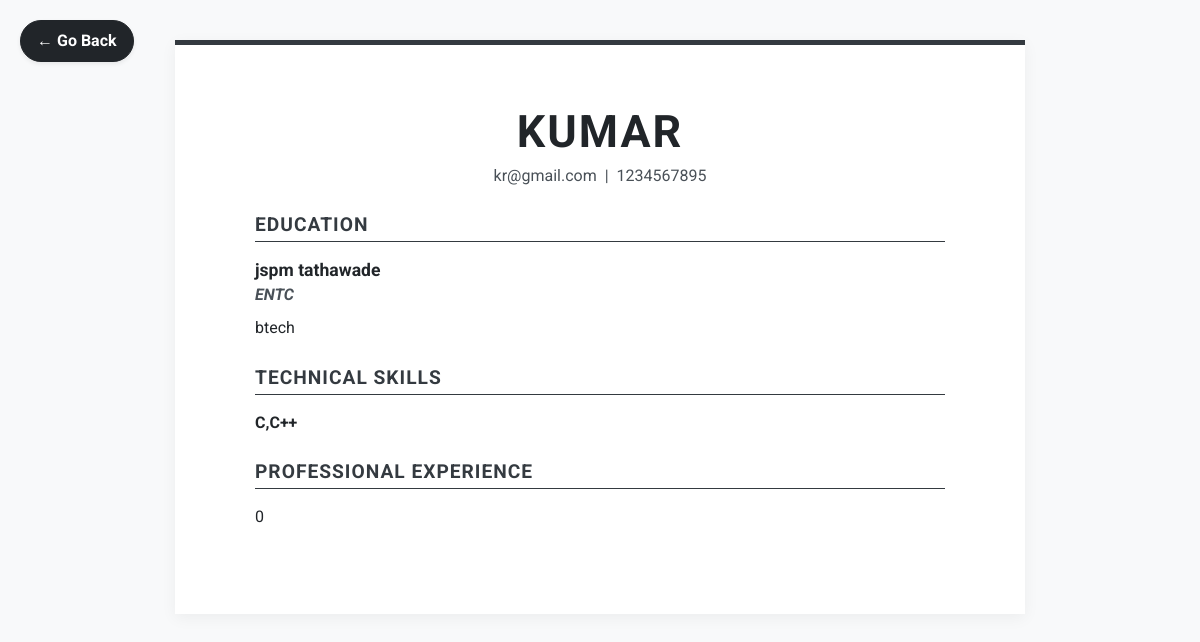
Page /resume/detail/1/?theme=1 on the committed database.
### build/models.py (models this page shows, shortened)
class Resume(models.Model):
    profile = models.OneToOneField(UserProfile, on_delete=models.CASCADE)
    name = models.CharField(max_length=100)
    email = models.EmailField()
    phone = models.CharField(max_length=20)
    experience = models.TextField()
    education = models.TextField()
    college = models.CharField(max_length=100)
    branch = models.CharField(max_length=50)
    skills = models.TextField()
    linkedin = models.URLField(max_length=200, null=True, blank=True)
    github = models.URLField(max_length=200, null=True, blank=True)
    summary = models.TextField(null=True, blank=True)
    projects = models.TextField(null=True, blank=True)
    certifications = models.TextField(null=True, blank=True)
    theme = models.CharField(max_length=10, default='1')

### build/views.py (the view)
# urls.py: path('resume/detail/<int:id>/', views.resume_detail, name='resume_detail'),
def resume_detail(request, id):
    resume = Resume.objects.get(id=id)
    theme_choice=request.GET.get('theme')
    if not theme_choice:
        theme_choice = str(resume.theme)
    current_user = request.session.get('username')
    current_role = ''
    if current_user:
        profile = UserProfile.objects.filter(username=current_user).first()
        if profile:
            current_role = profile.role.lower().strip()
    context = {
        'resume': resume,
        'current_user': current_user,
        'current_role': current_role
     }
    if theme_choice == '2':
        return render(request, 'detail_theme_2.html', context)
    elif theme_choice == '3':
        return render(request, 'detail_theme_3.html', context)
    else:
        return render(request, 'detail.html', context)

### templates/detail.html (shortened to what this page needs)
<!DOCTYPE html>
<html>
<head>
    <link href="https://cdn.jsdelivr.net/npm/bootstrap@5.3.0/dist/css/bootstrap.min.css" rel="stylesheet">
</head>
<body>
    {% if current_role == 'teacher' %}
        <a href="{% url 'home' %}" class="btn btn-dark shadow-sm px-3 py-2 fw-bold text-white" style="position: fixed; top: 20px; left: 20px; z-index: 9999; border-radius: 50px; text-decoration: none;">
            ← Go to Home
        </a>
    {% else %}
        <a href="{% url 'resume_page' %}" class="btn btn-dark shadow-sm px-3 py-2 fw-bold text-white" style="position: fixed; top: 20px; left: 20px; z-index: 9999; border-radius: 50px; text-decoration: none;">
            ← Go Back
        </a>
    {% endif %}
    <div class="resume-paper">
        <div class="resume-header">
            <h1 class="resume-name">{{ resume.name|title }}</h1>
            <div class="contact-info">
                {{ resume.email }} &nbsp;|&nbsp; {{ resume.phone }}
            </div>
        </div>
        <h2 class="section-title">Education</h2>
        <div class="mb-4">
            <div class="d-flex justify-content-between align-items-baseline">
                <div class="item-title">{{ resume.college }}</div>
            </div>
            <div class="item-subtitle">{{ resume.branch }}</div>
            <p class="content-text">{{ resume.education }}</p>
        </div>
        <h2 class="section-title">Technical Skills</h2>
        <div class="mb-4">
            <p class="content-text fw-bold">{{ resume.skills }}</p>
        </div>
        <h2 class="section-title">Professional Experience</h2>
        <div class="mb-4">
            <p class="content-text">{{ resume.experience|default:"No formal experience listed." }}</p>
        </div>
    </div>
</body>
</html>

### templates/detail.html (style rules this page uses)
body { background-color: #f8f9fa; font-family: 'Roboto', Arial, sans-serif; padding: 40px 0; color: #212529; }
.resume-paper { background: white; max-width: 850px; margin: 0 auto; padding: 60px 80px; box-shadow: 0 4px 15px rgba(0,0,0,0.05); border-top: 5px solid #343a40; }
.resume-header { text-align: center; margin-bottom: 25px; }
.resume-name { font-size: 2.8rem; font-weight: 700; text-transform: uppercase; letter-spacing: 2px; margin-bottom: 5px; color: #212529; }
.contact-info { font-size: 1rem; color: #495057; }
.section-title { font-size: 1.2rem; font-weight: 700; text-transform: uppercase; color: #343a40; border-bottom: 1px solid #343a40; padding-bottom: 5px; margin-top: 25px; margin-bottom: 15px; letter-spacing: 1px; }
.content-text { white-space: pre-line; line-height: 1.6; font-size: 1rem; text-align: justify; }
.item-title { font-weight: 700; font-size: 1.1rem; color: #212529; }
.item-subtitle { font-weight: 700; font-style: italic; color: #495057; margin-bottom: 8px; }

### rows in the picture
Resume: name "KUMAR", email "kr@gmail.com", phone "1234567895", college "jspm tathawade", branch "ENTC", education "btech", skills "C,C++", experience "0"
